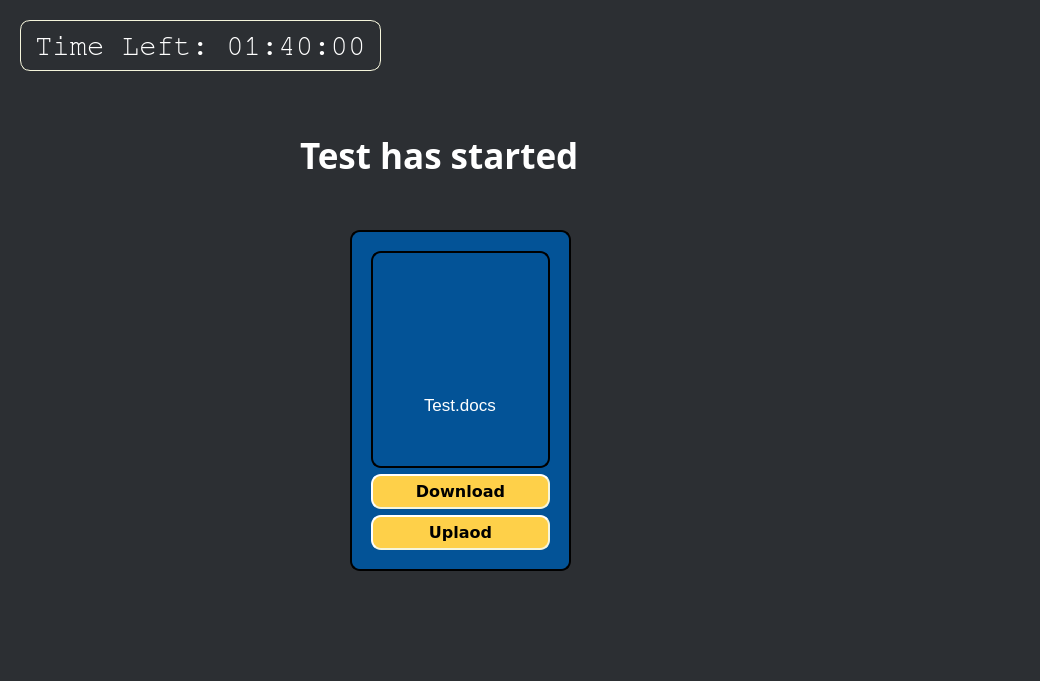
<?xml version="1.0" encoding="UTF-8"?>
<ui version="4.0">
 <class>Form</class>
 <widget class="QWidget" name="Form">
  <property name="geometry">
   <rect>
    <x>0</x>
    <y>0</y>
    <width>1040</width>
    <height>681</height>
   </rect>
  </property>
  <property name="windowTitle">
   <string>Form</string>
  </property>
  <property name="styleSheet">
   <string notr="true">background-color:#2C2F33;</string>
  </property>
  <widget class="QLabel" name="label_36">
   <property name="geometry">
    <rect>
     <x>300</x>
     <y>130</y>
     <width>331</width>
     <height>51</height>
    </rect>
   </property>
   <property name="font">
    <font>
     <family>Sitka Text</family>
     <pointsize>26</pointsize>
     <weight>75</weight>
     <bold>true</bold>
     <underline>false</underline>
    </font>
   </property>
   <property name="styleSheet">
    <string notr="true">color: white;</string>
   </property>
   <property name="text">
    <string>Test has started</string>
   </property>
  </widget>
  <widget class="QFrame" name="frame">
   <property name="geometry">
    <rect>
     <x>350</x>
     <y>230</y>
     <width>221</width>
     <height>341</height>
    </rect>
   </property>
   <property name="styleSheet">
    <string notr="true">QFrame{
	border-style: outset;
	border-width: 2px;
	border-radius: 10px;
	border-color: black;
	padding: 10px;	
	background-color: #035397;
	botder: 1px solid white;
}</string>
   </property>
   <property name="frameShape">
    <enum>QFrame::StyledPanel</enum>
   </property>
   <property name="frameShadow">
    <enum>QFrame::Raised</enum>
   </property>
   <layout class="QVBoxLayout" name="verticalLayout">
    <item>
     <widget class="QFrame" name="frame_2">
      <property name="frameShape">
       <enum>QFrame::StyledPanel</enum>
      </property>
      <property name="frameShadow">
       <enum>QFrame::Raised</enum>
      </property>
      <layout class="QVBoxLayout" name="verticalLayout_2">
       <item>
        <widget class="QLabel" name="label">
         <property name="styleSheet">
          <string notr="true">border: 0px;</string>
         </property>
         <property name="text">
          <string>&lt;html&gt;&lt;head/&gt;&lt;body&gt;&lt;p&gt;&lt;img src=&quot;:/icons/icons/docs.png&quot;/&gt;&lt;/p&gt;&lt;/body&gt;&lt;/html&gt;</string>
         </property>
        </widget>
       </item>
       <item alignment="Qt::AlignHCenter">
        <widget class="QLabel" name="label_2">
         <property name="font">
          <font>
           <pointsize>13</pointsize>
          </font>
         </property>
         <property name="styleSheet">
          <string notr="true">color: white;
border: 0px;
padding: 0px;</string>
         </property>
         <property name="text">
          <string>Test.docs</string>
         </property>
        </widget>
       </item>
      </layout>
     </widget>
    </item>
    <item>
     <widget class="QPushButton" name="download_btn">
      <property name="font">
       <font>
        <family>DejaVu Sans</family>
        <pointsize>12</pointsize>
        <weight>75</weight>
        <bold>true</bold>
       </font>
      </property>
      <property name="styleSheet">
       <string notr="true">QPushButton{
	background-color: #FED049;
	border-style: outset;
	border-width: 2px;
	border-radius: 10px;
	border-color: beige;
	padding: 6px;
}

QPushButton:hover{
		background-color: #7289DA;
		color: white;
}</string>
      </property>
      <property name="text">
       <string>Download</string>
      </property>
     </widget>
    </item>
    <item>
     <widget class="QPushButton" name="submit">
      <property name="font">
       <font>
        <family>DejaVu Sans</family>
        <pointsize>12</pointsize>
        <weight>75</weight>
        <bold>true</bold>
       </font>
      </property>
      <property name="styleSheet">
       <string notr="true">QPushButton{
	background-color: #FED049;
	border-style: outset;
	border-width: 2px;
	border-radius: 10px;
	border-color: beige;
	padding: 6px;
}

QPushButton:hover{
		background-color: #7289DA;
		color: white;
}</string>
      </property>
      <property name="text">
       <string>Uplaod</string>
      </property>
     </widget>
    </item>
   </layout>
  </widget>
  <widget class="QLabel" name="label_4">
   <property name="geometry">
    <rect>
     <x>620</x>
     <y>300</y>
     <width>391</width>
     <height>371</height>
    </rect>
   </property>
   <property name="text">
    <string>&lt;html&gt;&lt;head/&gt;&lt;body&gt;&lt;p&gt;&lt;img src=&quot;:/illustrations/imgs/25.png&quot;/&gt;&lt;/p&gt;&lt;/body&gt;&lt;/html&gt;</string>
   </property>
  </widget>
  <widget class="QLabel" name="label_37">
   <property name="geometry">
    <rect>
     <x>20</x>
     <y>20</y>
     <width>361</width>
     <height>51</height>
    </rect>
   </property>
   <property name="font">
    <font>
     <family>FreeMono</family>
     <pointsize>22</pointsize>
     <weight>50</weight>
     <bold>false</bold>
     <underline>false</underline>
    </font>
   </property>
   <property name="styleSheet">
    <string notr="true">color: beige;
border: 1px solid beige;
padding: 6px;
color: white;
border-radius: 10px;</string>
   </property>
   <property name="text">
    <string>Time Left: 01:40:00</string>
   </property>
  </widget>
  <widget class="QLabel" name="label_3">
   <property name="geometry">
    <rect>
     <x>-190</x>
     <y>220</y>
     <width>361</width>
     <height>471</height>
    </rect>
   </property>
   <property name="text">
    <string>&lt;html&gt;&lt;head/&gt;&lt;body&gt;&lt;p&gt;&lt;img src=&quot;:/illustrations/imgs/29.png&quot;/&gt;&lt;/p&gt;&lt;/body&gt;&lt;/html&gt;</string>
   </property>
  </widget>
 </widget>
 <resources>
  <include location="../res.qrc"/>
 </resources>
 <connections/>
</ui>
